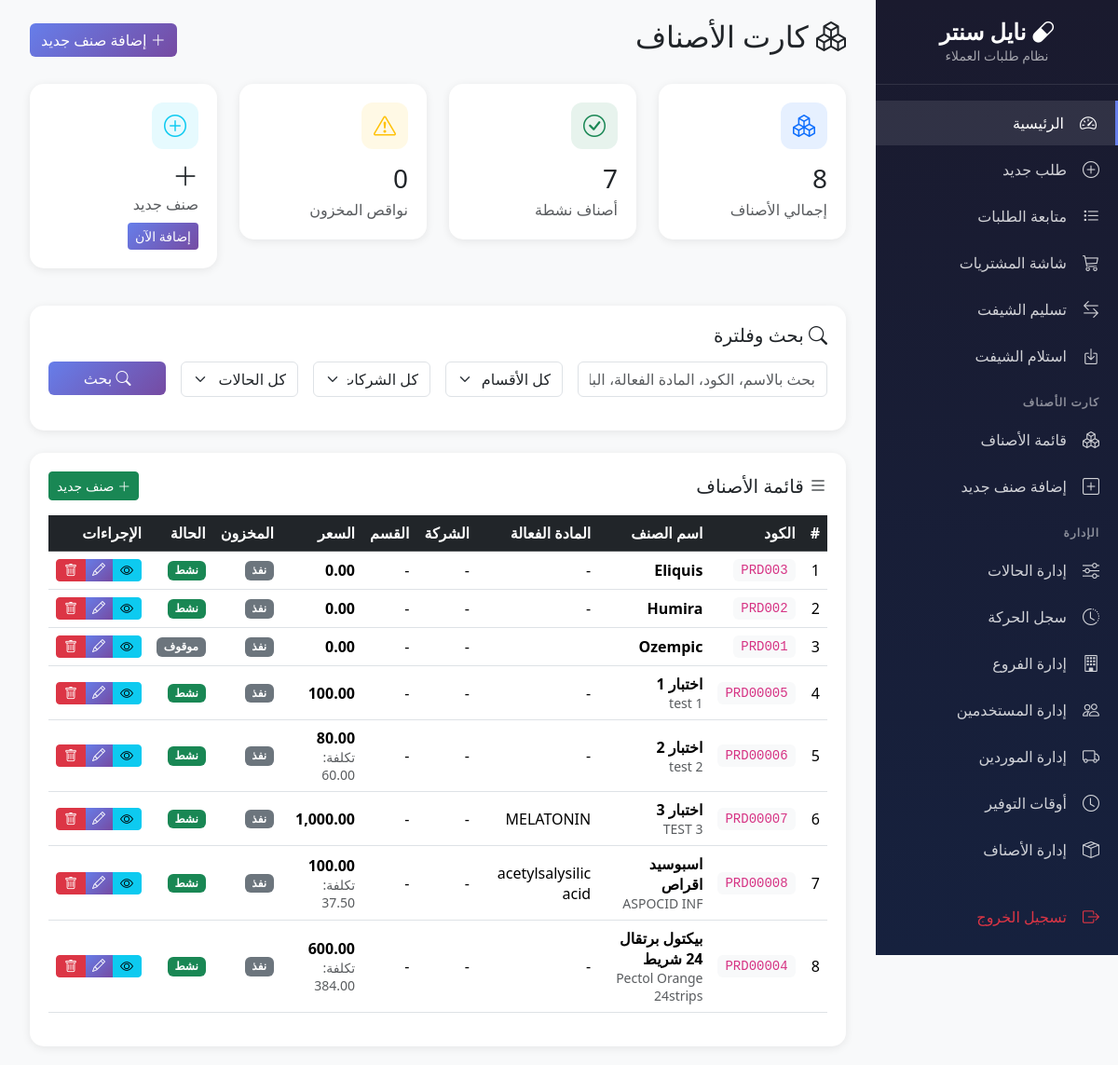
/modules/products/index.php (signed in), run on the app's committed database.
### tables this page shows
CREATE TABLE `products` (
  `id` int(11) NOT NULL,
  `product_code` varchar(50) NOT NULL,
  `product_name` varchar(200) NOT NULL,
  `product_name_en` varchar(200) DEFAULT NULL,
  `scientific_name` varchar(200) DEFAULT NULL,
  `product_type_id` int(11) DEFAULT 1,
  `is_service` tinyint(1) DEFAULT 0,
  `hide_in_receipt` tinyint(1) DEFAULT 0,
  `is_shortage` tinyint(1) DEFAULT 0,
  `max_stock` float DEFAULT 0,
  `min_stock` float DEFAULT 0,
  `reorder_point` float DEFAULT 0,
  `category` varchar(100) DEFAULT NULL,
  `manufacturer` varchar(100) DEFAULT NULL,
  `category_id` int(11) DEFAULT NULL,
  `company_id` int(11) DEFAULT NULL,
  `sell_price` decimal(10,2) DEFAULT 0.00,
  `unit2_sell_price` decimal(10,2) DEFAULT 0.00,
  `unit3_sell_price` decimal(10,2) DEFAULT 0.00,
  `has_expire` tinyint(1) DEFAULT 0,
  `is_drug` tinyint(1) DEFAULT 0,
  `can_be_negative` tinyint(1) DEFAULT 0,
  `is_made` tinyint(1) DEFAULT 0,
  `print_barcode` int(11) DEFAULT 0,
  `barcode_type` varchar(20) DEFAULT NULL,
  `group_id` int(11) DEFAULT NULL,
  `cost_price` decimal(10,2) DEFAULT 0.00,
  `is_imported` tinyint(4) DEFAULT 0,
  `notes` text DEFAULT NULL,
  `print_internal_barcode` tinyint(1) DEFAULT 0,
  `allow_discount` tinyint(1) DEFAULT 1,
  `max_discount` decimal(5,2) DEFAULT 0.00,
  `unit1_id` int(11) DEFAULT NULL,
  `unit2_id` int(11) DEFAULT NULL,
  `unit3_id` int(11) DEFAULT NULL,
  `unit1_to_unit2` decimal(18,0) DEFAULT NULL,
  `unit1_to_unit3` decimal(18,0) DEFAULT NULL,
  `default_sale_unit` int(11) DEFAULT 1,
  `is_active` tinyint(1) DEFAULT 1,
  `created_at` timestamp NOT NULL DEFAULT current_timestamp(),
  `updated_at` timestamp NOT NULL DEFAULT current_timestamp() ON UPDATE current_timestamp(),
  `source` enum('estock','manual') DEFAULT 'estock',
  `estock_id` decimal(18,0) DEFAULT NULL,
  `manual_code` varchar(50) DEFAULT NULL
);

### modules/products/index.php (the view, shortened to what this page needs)
<?php
$db = getDB();
$page_title = 'كارت الأصناف';
$page = isset($_GET['page']) ? (int)$_GET['page'] : 1;
$per_page = 20;
$offset = ($page - 1) * $per_page;
$search = isset($_GET['search']) ? sanitize($_GET['search']) : '';
$status = isset($_GET['status']) ? $_GET['status'] : 'all';
$where = ['1=1'];
$params = [];
$where_clause = implode(' AND ', $where);
$sql = "SELECT p.*,
        c.category_name_ar as category_name,
        co.company_name_ar as company_name,
        u.unit_name_ar as unit_name,
        (SELECT SUM(quantity) FROM inventory_batches WHERE product_id = p.id AND is_active = 1) as stock_quantity
        FROM products p
        LEFT JOIN product_categories c ON p.category_id = c.id
        LEFT JOIN product_companies co ON p.company_id = co.id
        LEFT JOIN product_units u ON p.unit1_id = u.id
        LEFT JOIN product_barcodes pb ON p.id = pb.product_id
        WHERE $where_clause
        GROUP BY p.id
        ORDER BY p.product_name
        LIMIT $offset, $per_page";
$stmt = $db->prepare($sql);
$stmt->execute($params);
$products = $stmt->fetchAll();
$total_products = $db->query("SELECT COUNT(*) as count FROM products")->fetch()['count'];
$active_products = $db->query("SELECT COUNT(*) as count FROM products WHERE is_active = 1")->fetch()['count'];
$low_stock = $db->query("SELECT COUNT(*) as count FROM products p
    JOIN inventory_batches ib ON p.id = ib.product_id
    WHERE ib.quantity <= p.min_stock AND p.min_stock > 0")->fetch()['count'];
require_once __DIR__ . '/../../includes/sidebar.php';
?>
<!DOCTYPE html>
<html lang="ar" dir="rtl">
<head>
    <link href="https://cdn.jsdelivr.net/npm/bootstrap@5.3.2/dist/css/bootstrap.rtl.min.css" rel="stylesheet">
    <link href="https://cdn.jsdelivr.net/npm/bootstrap-icons@1.11.1/font/bootstrap-icons.css" rel="stylesheet">
    <link href="https://cdn.datatables.net/1.13.7/css/dataTables.bootstrap5.min.css" rel="stylesheet">
</head>
<body>
    <div class="main-content">
        <div class="container-fluid">
            <div class="d-flex justify-content-between align-items-center mb-4">
                <h2><i class="bi bi-boxes"></i> <?= $page_title ?></h2>
                <a href="create.php" class="btn btn-primary">
                    <i class="bi bi-plus-lg"></i> إضافة صنف جديد
                </a>
            </div>
            <div class="row mb-4">
                <div class="col-lg-3 col-md-6 mb-3">
                    <div class="stat-card">
                        <div class="stat-icon bg-primary bg-opacity-10 text-primary">
                            <i class="bi bi-boxes"></i>
                        </div>
                        <h3 class="mb-1"><?= number_format($total_products) ?></h3>
                        <p class="text-muted mb-0">إجمالي الأصناف</p>
                    </div>
                </div>
                <div class="col-lg-3 col-md-6 mb-3">
                    <div class="stat-card">
                        <div class="stat-icon bg-success bg-opacity-10 text-success">
                            <i class="bi bi-check-circle"></i>
                        </div>
                        <h3 class="mb-1"><?= number_format($active_products) ?></h3>
                        <p class="text-muted mb-0">أصناف نشطة</p>
                    </div>
                </div>
                <div class="col-lg-3 col-md-6 mb-3">
                    <div class="stat-card">
                        <div class="stat-icon bg-warning bg-opacity-10 text-warning">
                            <i class="bi bi-exclamation-triangle"></i>
                        </div>
                        <h3 class="mb-1"><?= number_format($low_stock) ?></h3>
                        <p class="text-muted mb-0">نواقص المخزون</p>
                    </div>
                </div>
                <div class="col-lg-3 col-md-6 mb-3">
                    <div class="stat-card">
                        <div class="stat-icon bg-info bg-opacity-10 text-info">
                            <i class="bi bi-plus-circle"></i>
                        </div>
                        <h3 class="mb-1"><i class="bi bi-plus-lg"></i></h3>
                        <p class="text-muted mb-0">صنف جديد</p>
                        <a href="create.php" class="btn btn-sm btn-primary mt-2">إضافة الآن</a>
                    </div>
                </div>
            </div>
            <div class="table-container mb-4">
                <h5 class="mb-3"><i class="bi bi-search"></i> بحث وفلترة</h5>
                <form method="GET" action="" class="row g-3">
                    <div class="col-md-4">
                        <input type="text" name="search" class="form-control"
                               placeholder="بحث بالاسم، الكود، المادة الفعالة، الباركود..."
                               value="<?= htmlspecialchars($search) ?>">
                    </div>
                    <div class="col-md-2">
                        <select name="category" class="form-select">
                            <option value="0">كل الأقسام</option>
                        </select>
                    </div>
                    <div class="col-md-2">
                        <select name="company" class="form-select">
                            <option value="0">كل الشركات</option>
                        </select>
                    </div>
                    <div class="col-md-2">
                        <select name="status" class="form-select">
                            <option value="all" <?= $status == 'all' ? 'selected' : '' ?>>كل الحالات</option>
                        </select>
                    </div>
                    <div class="col-md-2">
                        <button type="submit" class="btn btn-primary w-100">
                            <i class="bi bi-search"></i> بحث
                        </button>
                    </div>
                </form>
            </div>
            <div class="table-container">
                <div class="d-flex justify-content-between align-items-center mb-3">
                    <h5 class="mb-0"><i class="bi bi-list"></i> قائمة الأصناف</h5>
                    <a href="create.php" class="btn btn-success btn-sm">
                        <i class="bi bi-plus-lg"></i> صنف جديد
                    </a>
                </div>
                <div class="table-responsive">
                    <table class="table table-hover align-middle">
                        <thead class="table-dark">
                            <tr>
                                <th>#</th>
                                <th>الكود</th>
                                <th>اسم الصنف</th>
                                <th>المادة الفعالة</th>
                                <th>الشركة</th>
                                <th>القسم</th>
                                <th>السعر</th>
                                <th>المخزون</th>
                                <th>الحالة</th>
                                <th>الإجراءات</th>
                            </tr>
                        </thead>
                        <tbody>
                            <?php foreach ($products as $index => $product):
                                $stock = $product['stock_quantity'] ?? 0;
                                $is_low = $product['min_stock'] > 0 && $stock <= $product['min_stock'];
                                $is_out = $stock <= 0;
                            ?>
                            <tr>
                                <td><?= $offset + $index + 1 ?></td>
                                <td><code class="bg-light px-2 py-1 rounded"><?= htmlspecialchars($product['product_code']) ?></code></td>
                                <td>
                                    <strong><?= htmlspecialchars($product['product_name']) ?></strong>
                                    <?php if ($product['product_name_en']): ?>
                                        <br><small class="text-muted"><?= htmlspecialchars($product['product_name_en']) ?></small>
                                    <?php endif; ?>
                                </td>
                                <td><?= htmlspecialchars($product['scientific_name'] ?? '-') ?></td>
                                <td><?= htmlspecialchars($product['company_name'] ?? '-') ?></td>
                                <td><?= htmlspecialchars($product['category_name'] ?? '-') ?></td>
                                <td>
                                    <strong><?= number_format($product['sell_price'], 2) ?></strong>
                                    <?php if ($product['cost_price'] > 0): ?>
                                        <br><small class="text-muted">تكلفة: <?= number_format($product['cost_price'], 2) ?></small>
                                    <?php endif; ?>
                                </td>
                                <td>
                                    <?php if ($is_out): ?>
                                        <span class="badge badge-out">نفذ</span>
                                    <?php elseif ($is_low): ?>
                                        <span class="badge badge-low">ناقص</span>
                                    <?php else: ?>
                                        <span class="badge bg-success"><?= number_format($stock) ?></span>
                                    <?php endif; ?>
                                </td>
                                <td>
                                    <?php if ($product['is_active']): ?>
                                        <span class="badge bg-success">نشط</span>
                                    <?php else: ?>
                                        <span class="badge bg-secondary">موقوف</span>
                                    <?php endif; ?>
                                </td>
                                <td>
                                    <div class="btn-group">
                                        <a href="view.php?id=<?= $product['id'] ?>" class="btn btn-info btn-sm" title="عرض">
                                            <i class="bi bi-eye"></i>
                                        </a>
                                        <a href="edit.php?id=<?= $product['id'] ?>" class="btn btn-primary btn-sm" title="تعديل">
                                            <i class="bi bi-pencil"></i>
                                        </a>
                                        <button type="button" class="btn btn-danger btn-sm" onclick="deleteProduct(<?= $product['id'] ?>)" title="حذف">
                                            <i class="bi bi-trash"></i>
                                        </button>
                                    </div>
                                </td>
                            </tr>
                            <?php endforeach; ?>
                        </tbody>
                    </table>
                </div>
            </div>
        </div>
    </div>
</body>
</html>

### modules/products/index.php (style rules this page uses)
:root { --primary: #667eea; --secondary: #764ba2; --success: #198754; --warning: #ffc107; --danger: #dc3545; --info: #0dcaf0; }
body { background: #f8f9fa; font-family: 'Segoe UI', Tahoma, Geneva, Verdana, sans-serif; }
.main-content { margin-right: 260px; padding: 20px; }
.stat-card { background: white; border-radius: 15px; padding: 20px; box-shadow: 0 2px 10px rgba(0,0,0,0.08); transition: transform 0.3s; }
.stat-icon { width: 50px; height: 50px; border-radius: 12px; display: flex; align-items: center; justify-content: center; font-size: 24px; margin-bottom: 15px; }
.table-container { background: white; border-radius: 15px; padding: 20px; box-shadow: 0 2px 10px rgba(0,0,0,0.08); }
.btn-primary { background: linear-gradient(135deg, var(--primary) 0%, var(--secondary) 100%); border: none; }
.badge-out { background: #6c757d; }

### data on the page
products: index "1", product_code "PRD003", product_name "Eliquis", scientific_name "-", company_name "-", category_name "-", sell_price "0.00", is_active "نشط"
products: index "2", product_code "PRD002", product_name "Humira", scientific_name "-", company_name "-", category_name "-", sell_price "0.00", is_active "نشط"
products: index "3", product_code "PRD001", product_name "Ozempic", company_name "-", category_name "-", sell_price "0.00", is_active "موقوف"
products: index "4", product_code "PRD00005", product_name "اختبار 1", product_name_en "test 1", scientific_name "-", company_name "-", category_name "-", sell_price "100.00", is_active "نشط"
products: index "5", product_code "PRD00006", product_name "اختبار 2", product_name_en "test 2", scientific_name "-", company_name "-", category_name "-", sell_price "80.00", cost_price "60.00", is_active "نشط"
products: index "6", product_code "PRD00007", product_name "اختبار 3", product_name_en "TEST 3", scientific_name "MELATONIN", company_name "-", category_name "-", sell_price "1,000.00", is_active "نشط"
products: index "7", product_code "PRD00008", product_name "اسبوسيد اقراص", product_name_en "ASPOCID INF", scientific_name "acetylsalysilic acid", company_name "-", category_name "-", sell_price "100.00", cost_price "37.50", is_active "نشط"
products: index "8", product_code "PRD00004", product_name "بيكتول برتقال 24 شريط", product_name_en "Pectol Orange 24strips", scientific_name "-", company_name "-", category_name "-", sell_price "600.00", cost_price "384.00", is_active "نشط"

### other printed values
$page_title "كارت الأصناف"
$total_products "8"
$active_products "7"
$low_stock "0"
